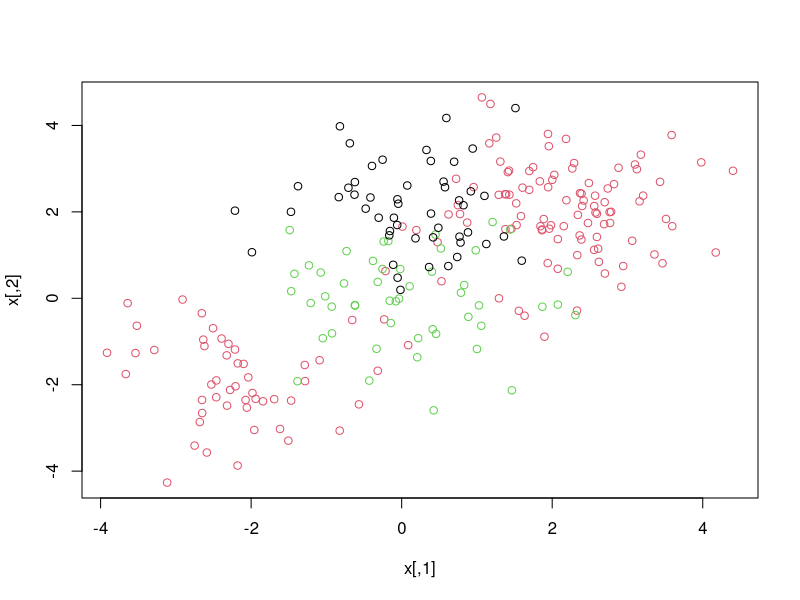
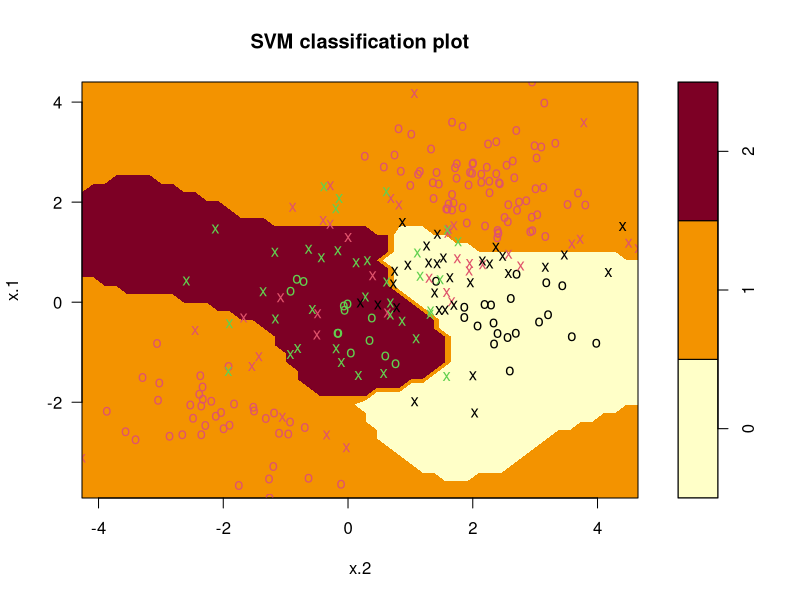

R code for these plots, in order:
########################### Ch 09 Lab 4 - SVM with Multiple Classes #############################

library(e1071)
##IF the response is a factor containing more that two levels, then svm() function 
##will perform multi class classification using the one-versus-one approach.
##We explore this by adding a third class of observations to the data used in previous lab.

set.seed(1)
x =matrix(rnorm(200*2), ncol=2)
x[1:100, ] =x[1:100, ] + 2 ##Predictor data for Class I
x[101:150, ] =x[101:150, ] - 2 ##Predictor data for Class I 
y =c(rep(1, 150), rep(2, 50)) ##First 150 samples class I, last 50 samples class II
##Class I distributed at lower and upper parts of the distribution of x with class II at the middle.

##Adding a Third Class.
set.seed(1)
x =rbind(x, matrix(rnorm(50*2), ncol =2))
y =c(y, rep(0, 50))
x[y==0, 2] =x[y==0, 2] + 2
dat =data.frame(x=x, y=as.factor(y))
par(mfrow =c(1,1))
plot(x, col=y+1)
train =sample(200, 100)


##We now fit an SVM to this data.

svmfit =svm(y~., data =dat, kernel ="radial", cost=10, gamma=1)
plot(svmfit, dat)
summary(svmfit)
##Note that the e1071 can also be used to perform SVM regression if the response 
##vector that is passed to svm() is numerical rather than factor.

rm(list =ls())
